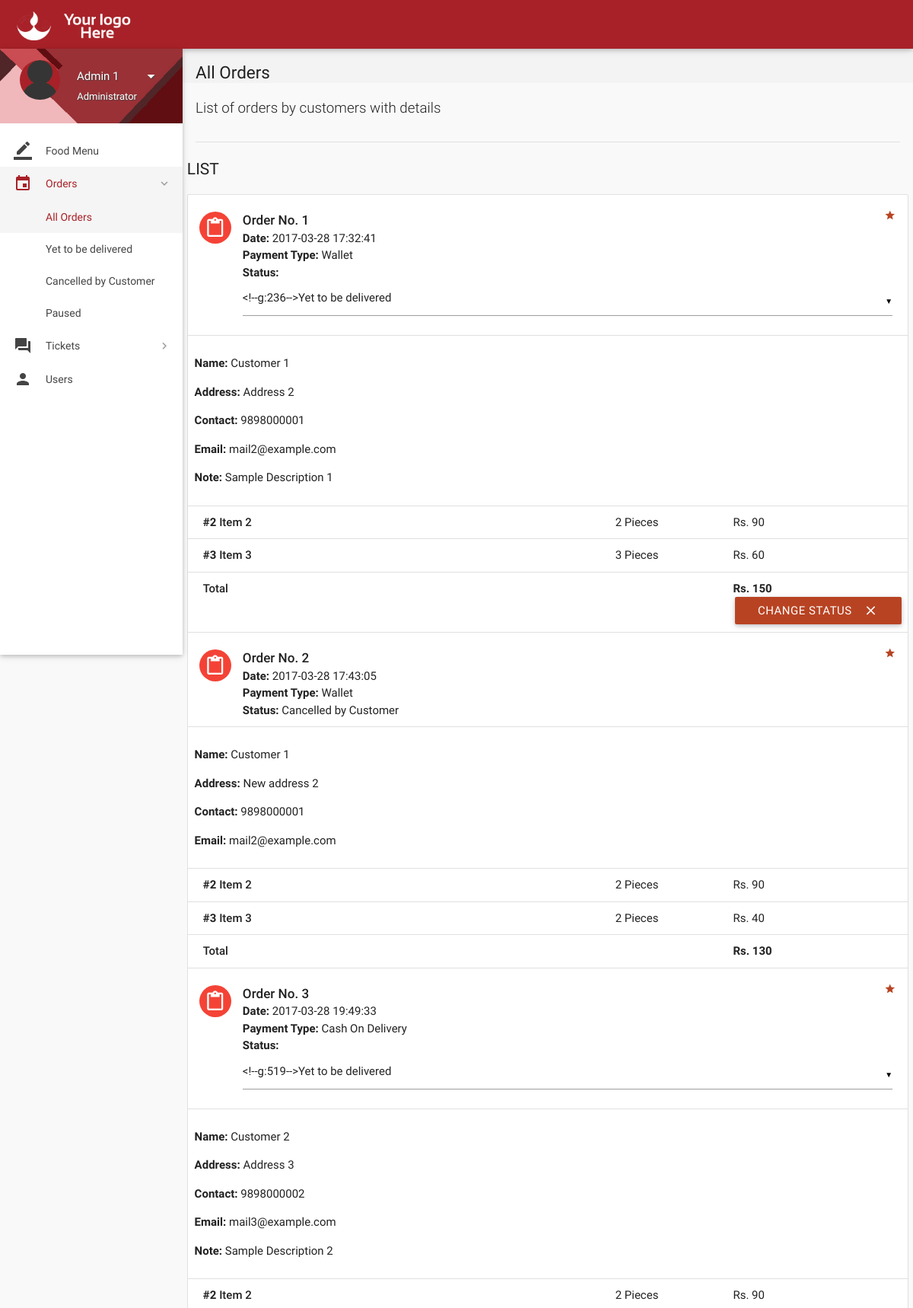
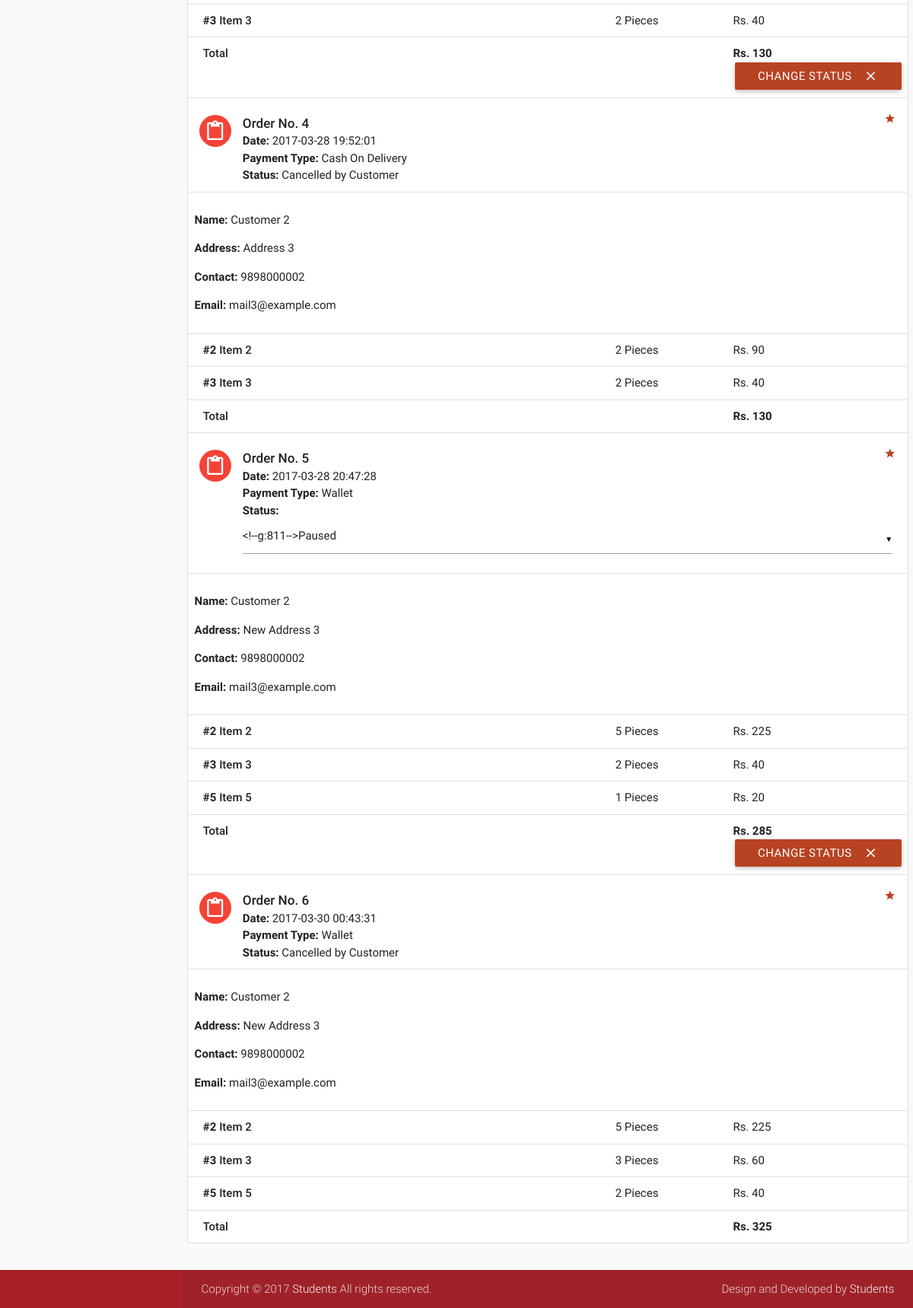
Page /all-orders.php (signed in) on the earlier database version (2 pictures, top to bottom).
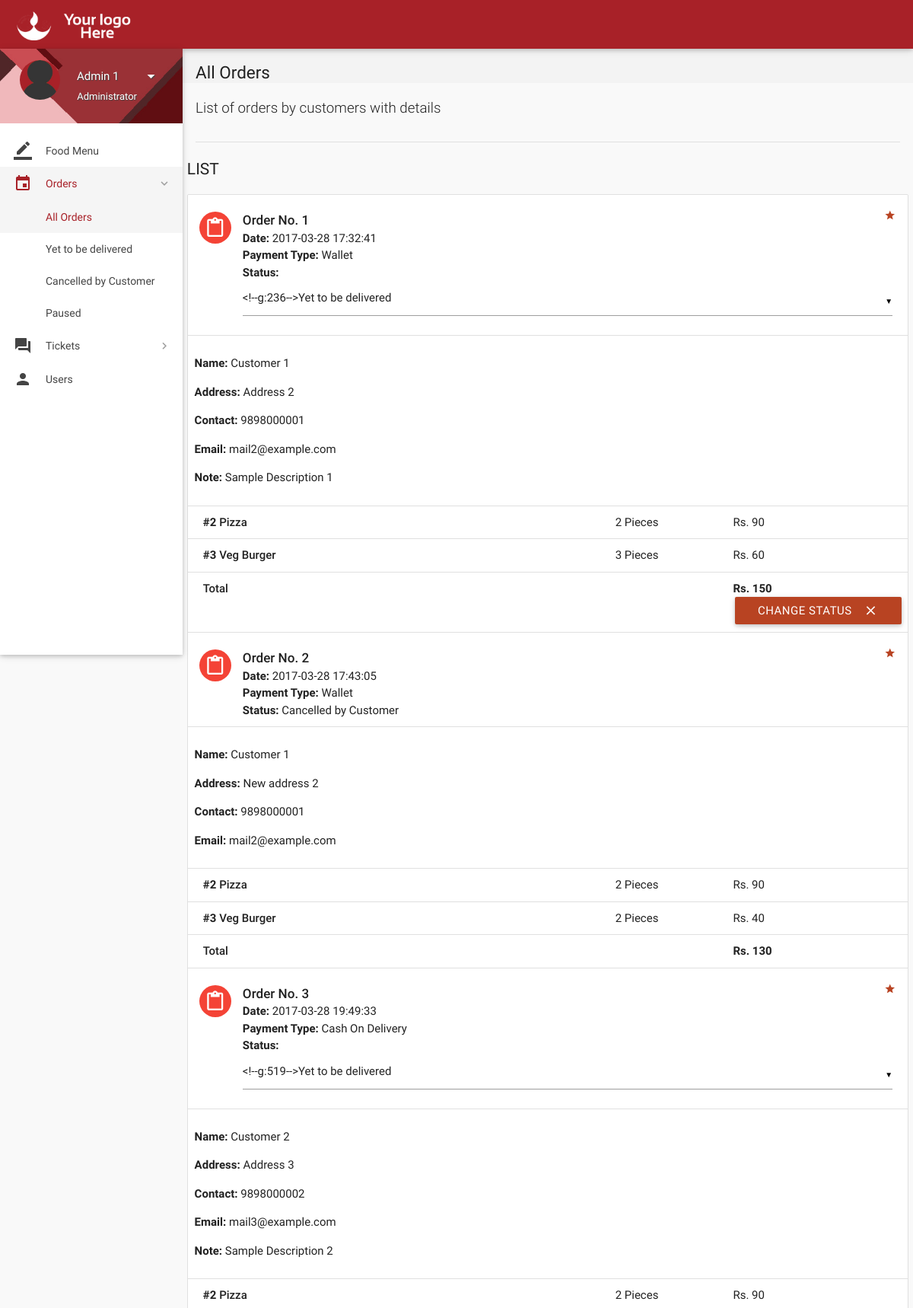
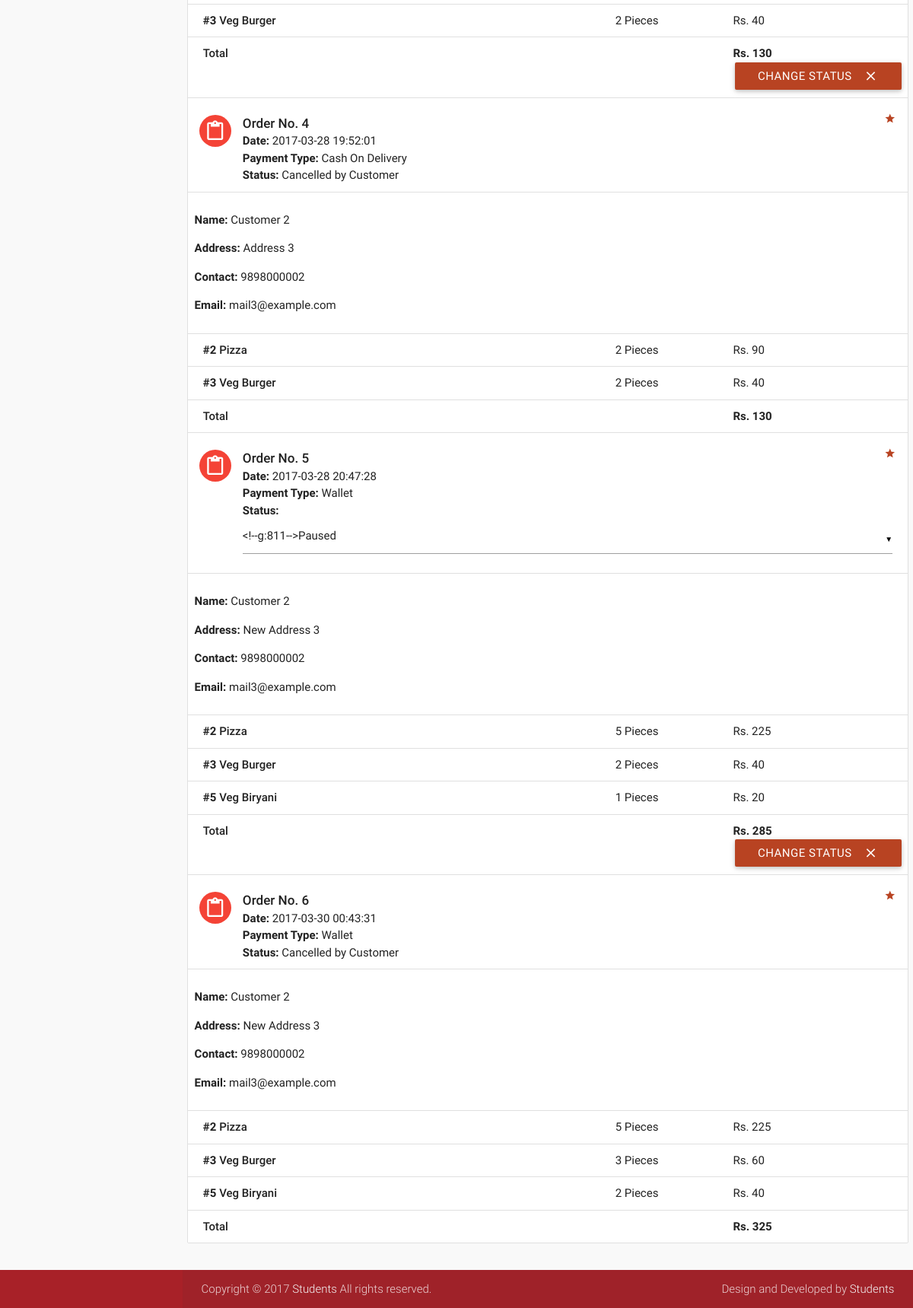
Same page on the later database version (2 pictures, top to bottom).
### tables this page shows
CREATE TABLE `orders` (
  `id` int(11) NOT NULL,
  `customer_id` int(11) NOT NULL,
  `address` varchar(300) NOT NULL,
  `description` varchar(300) NOT NULL,
  `date` datetime NOT NULL DEFAULT current_timestamp(),
  `payment_type` varchar(16) NOT NULL DEFAULT 'Wallet',
  `total` int(11) NOT NULL,
  `status` varchar(25) NOT NULL DEFAULT 'Yet to be delivered',
  `deleted` tinyint(4) NOT NULL DEFAULT 0
);

CREATE TABLE `users` (
  `id` int(11) NOT NULL,
  `role` varchar(15) NOT NULL DEFAULT 'Customer',
  `name` varchar(15) NOT NULL,
  `username` varchar(10) NOT NULL,
  `password` varchar(16) NOT NULL,
  `email` varchar(35) DEFAULT NULL,
  `address` varchar(300) DEFAULT NULL,
  `contact` bigint(11) NOT NULL,
  `verified` tinyint(1) NOT NULL DEFAULT 0,
  `deleted` tinyint(4) NOT NULL DEFAULT 0
);

CREATE TABLE `order_details` (
  `id` int(11) NOT NULL,
  `order_id` int(11) NOT NULL,
  `item_id` int(11) NOT NULL,
  `quantity` int(11) NOT NULL,
  `price` int(11) NOT NULL
);

CREATE TABLE `items` (
  `id` int(11) NOT NULL,
  `name` varchar(20) NOT NULL,
  `price` int(11) NOT NULL,
  `deleted` tinyint(4) NOT NULL DEFAULT 0,
  `picture` varchar(255) NOT NULL
);

### includes/connect.php (called while the page is built, shortened)
<?php
$name = $_SESSION['name'];
$role = $_SESSION['role'];
?>

### all-orders.php (the view, shortened to what this page needs)
<?php
include 'includes/connect.php';
	if($_SESSION['admin_sid']==session_id())
	{
		?>
<!DOCTYPE html>
<html lang="en">
<head>
  <link href="css/materialize.min.css" type="text/css" rel="stylesheet" media="screen,projection">
  <link href="css/style.min.css" type="text/css" rel="stylesheet" media="screen,projection">
  <link href="css/custom/custom.min.css" type="text/css" rel="stylesheet" media="screen,projection">
  <link href="js/plugins/perfect-scrollbar/perfect-scrollbar.css" type="text/css" rel="stylesheet" media="screen,projection">
</head>
<body>
  <header id="header" class="page-topbar">
        <div class="navbar-fixed">
            <nav class="navbar-color">
                <div class="nav-wrapper">
                    <ul class="left">
                      <li><h1 class="logo-wrapper"><a href="index.php" class="brand-logo darken-1"><img src="images/materialize-logo.png" alt="logo"></a> <span class="logo-text">Logo</span></h1></li>
                    </ul>
                </div>
            </nav>
        </div>
  </header>
  <div id="main">
    <div class="wrapper">
      <aside id="left-sidebar-nav">
        <ul id="slide-out" class="side-nav fixed leftside-navigation">
            <li class="user-details cyan darken-2">
            <div class="row">
                <div class="col col s4 m4 l4">
                    <img src="images/avatar.jpg" alt="" class="circle responsive-img valign profile-image">
                </div>
                <div class="col col s8 m8 l8">
                    <a class="btn-flat dropdown-button waves-effect waves-light white-text profile-btn" href="#" data-activates="profile-dropdown"><?php echo $name;?> <i class="mdi-navigation-arrow-drop-down right"></i></a>
                    <p class="user-roal"><?php echo $role;?></p>
                </div>
            </div>
            </li>
            <li class="bold"><a href="index.php" class="waves-effect waves-cyan"><i class="mdi-editor-border-color"></i> Food Menu</a>
            </li>
                <li class="no-padding">
                    <ul class="collapsible collapsible-accordion">
                        <li class="bold"><a class="collapsible-header waves-effect waves-cyan active"><i class="mdi-editor-insert-invitation"></i> Orders</a>
                            <div class="collapsible-body">
                                <ul>
								<li class="<?php
								if(!isset($_GET['status'])){
										echo 'active';
									}?>
									"><a href="all-orders.php">All Orders</a>
                                </li>
								<?php
									$sql = mysqli_query($con, "SELECT DISTINCT status FROM orders;");
									while($row = mysqli_fetch_array($sql)){
                                    echo '<li class='.(isset($_GET['status'])?($status == $_GET['status'] ? 'active' : ''): '').'><a href="all-orders.php?status='.$row['status'].'">'.$row['status'].'</a>
                                    </li>';
									}
									?>
                                </ul>
                            </div>
                        </li>
                    </ul>
                </li>
                 <li class="no-padding">
                    <ul class="collapsible collapsible-accordion">
                        <li class="bold"><a class="collapsible-header waves-effect waves-cyan"><i class="mdi-action-question-answer"></i> Tickets</a>
                        </li>
                    </ul>
                </li>
            <li class="bold"><a href="users.php" class="waves-effect waves-cyan"><i class="mdi-social-person"></i> Users</a>
            </li>
        </ul>
        </aside>
      <section id="content">
        <div id="breadcrumbs-wrapper">
          <div class="container">
            <div class="row">
              <div class="col s12 m12 l12">
                <h5 class="breadcrumbs-title">All Orders</h5>
              </div>
            </div>
          </div>
        </div>
        <div class="container">
          <p class="caption">List of orders by customers with details</p>
          <div class="divider"></div>
<div id="work-collections" class="seaction">
					<?php
					if(isset($_GET['status'])){
						$status = $_GET['status'];
					}
					else{
						$status = '%';
					}
					$sql = mysqli_query($con, "SELECT * FROM orders WHERE status LIKE '$status';");
					echo '<div class="row">
                <div>
                    <h4 class="header">List</h4>
                    <ul id="issues-collection" class="collection">';
					while($row = mysqli_fetch_array($sql))
					{
						$status = $row['status'];
						$deleted = $row['deleted'];
						echo '<li class="collection-item avatar">
                              <i class="mdi-content-content-paste red circle"></i>
                              <span class="collection-header">Order No. '.$row['id'].'</span>
                              <p><strong>Date:</strong> '.$row['date'].'</p>
                              <p><strong>Payment Type:</strong> '.$row['payment_type'].'</p>
							  <p><strong>Status:</strong> '.($deleted ? $status : '
							  <form method="post" action="routers/edit-orders.php">
							    <input type="hidden" value="'.$row['id'].'" name="id">
								<select name="status">
								<option value="Yet to be delivered" '.($status=='Yet to be delivered' ? 'selected' : '').'>Yet to be delivered</option>
								<option value="Delivered" '.($status=='Delivered' ? 'selected' : '').'>Delivered</option>
								<option value="Cancelled by Admin" '.($status=='Cancelled by Admin' ? 'selected' : '').'>Cancelled by Admin</option>
								<option value="Paused" '.($status=='Paused' ? 'selected' : '').'>Paused</option>
								</select>
							  ').'</p>
                              <a href="#" class="secondary-content"><i class="mdi-action-grade"></i></a>
                              </li>';
						$order_id = $row['id'];
						$customer_id = $row['customer_id'];
						$sql1 = mysqli_query($con, "SELECT * FROM order_details WHERE order_id = $order_id;");
						$sql3 = mysqli_query($con, "SELECT * FROM users WHERE id = $customer_id;");
							while($row3 = mysqli_fetch_array($sql3))
							{
							echo '<li class="collection-item">
                            <div class="row">
							<p><strong>Name: </strong>'.$row3['name'].'</p>
							<p><strong>Address: </strong>'.$row['address'].'</p>
							'.($row3['contact'] == '' ? '' : '<p><strong>Contact: </strong>'.$row3['contact'].'</p>').'
							'.($row3['email'] == '' ? '' : '<p><strong>Email: </strong>'.$row3['email'].'</p>').'
							'.(!empty($row['description']) ? '<p><strong>Note: </strong>'.$row['description'].'</p>' : '').'
                            </li>';
							}
						while($row1 = mysqli_fetch_array($sql1))
						{
							$item_id = $row1['item_id'];
							$sql2 = mysqli_query($con, "SELECT * FROM items WHERE id = $item_id;");
							while($row2 = mysqli_fetch_array($sql2))
								$item_name = $row2['name'];
							echo '<li class="collection-item">
                            <div class="row">
                            <div class="col s7">
                            <p class="collections-title"><strong>#'.$row1['item_id'].'</strong> '.$item_name.'</p>
                            </div>
                            <div class="col s2">
                            <span>'.$row1['quantity'].' Pieces</span>
                            </div>
                            <div class="col s3">
                            <span>Rs. '.$row1['price'].'</span>
                            </div>
                            </div>
                            </li>';
						}
								echo'<li class="collection-item">
                                        <div class="row">
                                            <div class="col s7">
                                                <p class="collections-title"> Total</p>
                                            </div>
                                            <div class="col s2">
											<span> </span>
                                            </div>
                                            <div class="col s3">
                                                <span><strong>Rs. '.$row['total'].'</strong></span>
                                            </div>';
								if(!$deleted){
								echo '<button class="btn waves-effect waves-light right submit" type="submit" name="action">Change Status
                                              <i class="mdi-content-clear right"></i>
										</button>
										</form>';
								}
								echo'</div></li>';
					}
					?>
					</ul>
                </div>
              </div>
            </div>
        </div>
      </section>
    </div>
  </div>
  <footer class="page-footer">
    <div class="footer-copyright">
      <div class="container">
        <span>Copyright © 2017 <a class="grey-text text-lighten-4" href="#" target="_blank">Students</a> All rights reserved.</span>
        <span class="right"> Design and Developed by <a class="grey-text text-lighten-4" href="#">Students</a></span>
        </div>
    </div>
  </footer>
</body>
</html>
<?php
	}
?>

Differences in the rows shown:
changed through a linked row, order_details (number 1 of 14 on the later page): item.name "Item 2" → "Pizza"
changed through a linked row, order_details (number 2 of 14 on the later page): item.name "Item 3" → "Veg Burger"
changed through a linked row, order_details (number 3 of 14 on the later page): item.name "Item 2" → "Pizza"
changed through a linked row, order_details (number 4 of 14 on the later page): item.name "Item 3" → "Veg Burger"
changed through a linked row, order_details (number 5 of 14 on the later page): item.name "Item 2" → "Pizza"
changed through a linked row, order_details (number 6 of 14 on the later page): item.name "Item 3" → "Veg Burger"
changed through a linked row, order_details (number 7 of 14 on the later page): item.name "Item 2" → "Pizza"
changed through a linked row, order_details (number 8 of 14 on the later page): item.name "Item 3" → "Veg Burger"
changed through a linked row, order_details (number 9 of 14 on the later page): item.name "Item 2" → "Pizza"
changed through a linked row, order_details (number 10 of 14 on the later page): item.name "Item 3" → "Veg Burger"
changed through a linked row, order_details (number 11 of 14 on the later page): item.name "Item 5" → "Veg Biryani"
changed through a linked row, order_details (number 12 of 14 on the later page): item.name "Item 2" → "Pizza"
changed through a linked row, order_details (number 13 of 14 on the later page): item.name "Item 3" → "Veg Burger"
changed through a linked row, order_details (number 14 of 14 on the later page): item.name "Item 5" → "Veg Biryani"
